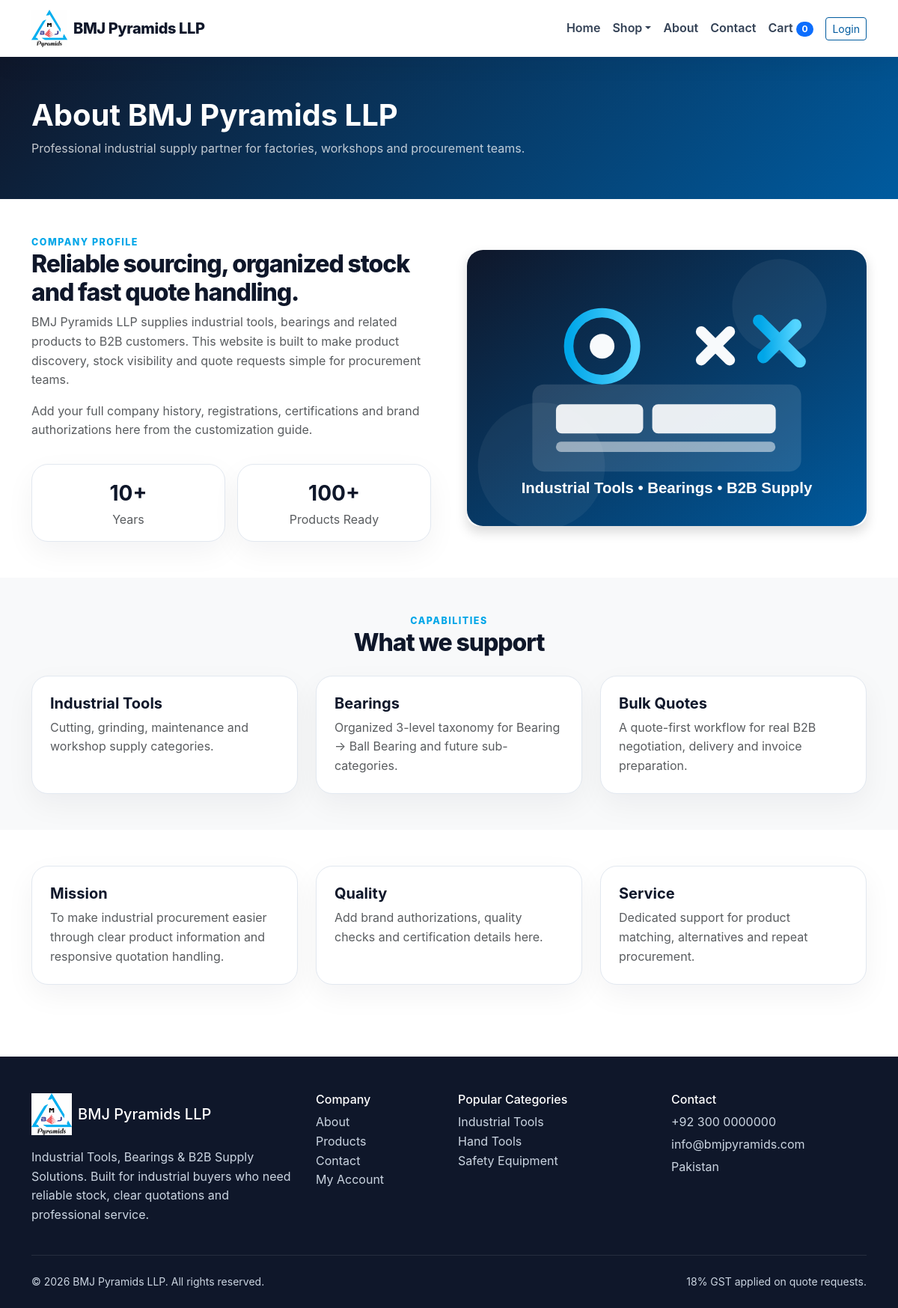
Page /about.php on the committed database.
### tables this page shows
CREATE TABLE settings (
  id INT UNSIGNED AUTO_INCREMENT PRIMARY KEY,
  setting_key VARCHAR(120) NOT NULL UNIQUE,
  setting_value TEXT NULL,
  updated_at DATETIME DEFAULT CURRENT_TIMESTAMP ON UPDATE CURRENT_TIMESTAMP
);

CREATE TABLE categories (
  id INT UNSIGNED AUTO_INCREMENT PRIMARY KEY,
  parent_id INT UNSIGNED NULL,
  name VARCHAR(160) NOT NULL,
  slug VARCHAR(190) NOT NULL UNIQUE,
  description TEXT NULL,
  image VARCHAR(255) NULL,
  meta_title VARCHAR(190) NULL,
  meta_description VARCHAR(255) NULL,
  sort_order INT NOT NULL DEFAULT 0,
  status ENUM('active','inactive') NOT NULL DEFAULT 'active',
  created_at DATETIME NULL,
  updated_at DATETIME NULL,
  INDEX idx_parent (parent_id),
  CONSTRAINT fk_categories_parent FOREIGN KEY (parent_id) REFERENCES categories(id) ON DELETE SET NULL
);

### includes/config.php (called while the page is built, shortened)
<?php
function db(): PDO
{
    static $pdo = null;
    if ($pdo === null) {
        $dsn = 'mysql:host=' . DB_HOST . ';dbname=' . DB_NAME . ';charset=' . DB_CHARSET;
        $options = [
            PDO::ATTR_ERRMODE => PDO::ERRMODE_EXCEPTION,
            PDO::ATTR_DEFAULT_FETCH_MODE => PDO::FETCH_ASSOC,
            PDO::ATTR_EMULATE_PREPARES => false,
        ];
        $pdo = new PDO($dsn, DB_USER, DB_PASS, $options);
    }
    return $pdo;
}

### includes/functions.php (called while the page is built, shortened)
<?php
require_once __DIR__ . '/config.php';
function e($value): string
{
    return htmlspecialchars((string)$value, ENT_QUOTES, 'UTF-8');
}
function app_base_url(): string
{
    $isHttps = (!empty($_SERVER['HTTPS']) && $_SERVER['HTTPS'] !== 'off') || (($_SERVER['SERVER_PORT'] ?? '') == 443);
    $host = $_SERVER['HTTP_HOST'] ?? 'localhost';
    return ($isHttps ? 'https://' : 'http://') . $host;
}
function site_url(string $path = ''): string
{
    $base = app_base_url();
    $path = ltrim($path, '/');
    return $path === '' ? $base . '/' : $base . '/' . $path;
}
function frontend_url(string $page = 'index', array $params = []): string
{
    $routes = [
        'index' => '',
        'shop' => 'shop',
        'cart' => 'cart',
        'checkout' => 'checkout',
        'login' => 'login',
        'signup' => 'signup',
        'my-account' => 'my-account',
        'about' => 'about',
        'contact' => 'contact',
        'logout' => 'logout',
    ];
    if (CLEAN_URLS && array_key_exists($page, $routes)) {
        $path = $routes[$page];
    } else {
        $path = 'public/' . ($page ?: 'index') . '.php';
    }
    $url = site_url($path);
    return $url;
}
function category_url(string $slug): string
{
    return CLEAN_URLS ? site_url('shop/' . rawurlencode($slug)) : site_url('public/shop.php?category=' . rawurlencode($slug));
}
function asset_url(string $path): string
{
    return site_url('public/assets/' . ltrim($path, '/'));
}
function get_setting(string $key, $default = null)
{
    try {
        $stmt = db()->prepare('SELECT setting_value FROM settings WHERE setting_key = ? LIMIT 1');
        $stmt->execute([$key]);
        $row = $stmt->fetch();
        return $row ? $row['setting_value'] : $default;
    } catch (Throwable $e) {
        return $default;
    }
}

### public/about.php (the view, shortened to what this page needs)
<?php
require_once __DIR__ . '/../includes/functions.php';
include __DIR__ . '/_header.php';
?>
<header class="page-header"><div class="container"><h1 class="display-6 fw-bold mb-0">About BMJ Pyramids LLP</h1><p class="mb-0 mt-2 opacity-75">Professional industrial supply partner for factories, workshops and procurement teams.</p></div></header>
<section class="py-5"><div class="container"><div class="row g-5 align-items-center"><div class="col-lg-6"><div class="section-kicker">Company Profile</div><h2 class="section-title">Reliable sourcing, organized stock and fast quote handling.</h2><p class="text-muted">BMJ Pyramids LLP supplies industrial tools, bearings and related products to B2B customers. This website is built to make product discovery, stock visibility and quote requests simple for procurement teams.</p><p class="text-muted">Add your full company history, registrations, certifications and brand authorizations here from the customization guide.</p><div class="row g-3 mt-3"><div class="col-6"><div class="soft-card p-3 text-center"><strong class="fs-3"><?= e(get_setting('years_in_business','10+')) ?></strong><br><span class="text-muted">Years</span></div></div><div class="col-6"><div class="soft-card p-3 text-center"><strong class="fs-3">100+</strong><br><span class="text-muted">Products Ready</span></div></div></div></div><div class="col-lg-6"><img src="<?= e(asset_url('images/hero-tools.svg')) ?>" class="img-fluid rounded-4 shadow" alt="BMJ industrial supply"></div></div></div></section>
<section class="py-5 bg-light"><div class="container"><div class="text-center mb-4"><div class="section-kicker">Capabilities</div><h2 class="section-title">What we support</h2></div><div class="row g-4"><div class="col-md-4"><div class="soft-card p-4 h-100"><h3 class="h5 fw-bold">Industrial Tools</h3><p class="text-muted mb-0">Cutting, grinding, maintenance and workshop supply categories.</p></div></div><div class="col-md-4"><div class="soft-card p-4 h-100"><h3 class="h5 fw-bold">Bearings</h3><p class="text-muted mb-0">Organized 3-level taxonomy for Bearing → Ball Bearing and future sub-categories.</p></div></div><div class="col-md-4"><div class="soft-card p-4 h-100"><h3 class="h5 fw-bold">Bulk Quotes</h3><p class="text-muted mb-0">A quote-first workflow for real B2B negotiation, delivery and invoice preparation.</p></div></div></div></div></section>
<section class="py-5"><div class="container"><div class="row g-4"><div class="col-lg-4"><div class="soft-card p-4 h-100"><h3 class="h5 fw-bold">Mission</h3><p class="text-muted mb-0">To make industrial procurement easier through clear product information and responsive quotation handling.</p></div></div><div class="col-lg-4"><div class="soft-card p-4 h-100"><h3 class="h5 fw-bold">Quality</h3><p class="text-muted mb-0">Add brand authorizations, quality checks and certification details here.</p></div></div><div class="col-lg-4"><div class="soft-card p-4 h-100"><h3 class="h5 fw-bold">Service</h3><p class="text-muted mb-0">Dedicated support for product matching, alternatives and repeat procurement.</p></div></div></div></div></section>
<?php include __DIR__ . '/_footer.php'; ?>

### public/_footer.php (shortened to what this page needs)
<footer class="footer mt-5 pt-5 pb-4">
  <div class="container">
    <div class="row g-4">
      <div class="col-lg-4">
        <div class="d-flex align-items-center gap-2 mb-3"><img src="<?= e(asset_url('images/logo.png')) ?>" alt="BMJ logo" style="width:54px;height:58px;object-fit:contain"><h5 class="mb-0">BMJ Pyramids LLP</h5></div>
        <p><?= e(SITE_TAGLINE) ?>. Built for industrial buyers who need reliable stock, clear quotations and professional service.</p>
      </div>
      <div class="col-lg-2 col-md-4"><h6>Company</h6><ul class="list-unstyled"><li><a href="<?= e(frontend_url('about')) ?>">About</a></li><li><a href="<?= e(frontend_url('shop')) ?>">Products</a></li><li><a href="<?= e(frontend_url('contact')) ?>">Contact</a></li><li><a href="<?= e(frontend_url('my-account')) ?>">My Account</a></li></ul></div>
      <div class="col-lg-3 col-md-4"><h6>Popular Categories</h6><ul class="list-unstyled"><?php foreach ($navCategories as $cat): ?><li><a href="<?= e(category_url($cat['slug'])) ?>"><?= e($cat['name']) ?></a></li><?php endforeach; ?></ul></div>
      <div class="col-lg-3 col-md-4"><h6>Contact</h6><p class="mb-1"><?= e(get_setting('company_phone', SITE_PHONE)) ?></p><p class="mb-1"><?= e(get_setting('company_email', SITE_EMAIL)) ?></p><p class="mb-0"><?= nl2br(e(get_setting('company_address', SITE_ADDRESS))) ?></p></div>
    </div>
    <hr class="border-secondary my-4">
    <div class="d-flex flex-wrap justify-content-between gap-2 small"><span>© <?= date('Y') ?> BMJ Pyramids LLP. All rights reserved.</span><span>18% GST applied on quote requests.</span></div>
  </div>
</footer>
</body>
</html>

### public/assets/css/style.css (style rules this page uses)
:root { --bmj-blue:#005b9f; --bmj-cyan:#00a6e8; --bmj-dark:#0f172a; --bmj-muted:#64748b; --bmj-light:#f8fafc; --bmj-border:#e2e8f0; --bmj-success:#16a34a; }
* { box-sizing:border-box }
body { font-family:Inter,system-ui,-apple-system,Segoe UI,Roboto,Arial,sans-serif;color:var(--bmj-dark);background:#fff;line-height:1.6 }
a { color:var(--bmj-blue);text-decoration:none }
.section-title { font-weight:850;letter-spacing:-.035em }
.section-kicker { font-weight:800;color:var(--bmj-cyan);text-transform:uppercase;letter-spacing:.12em;font-size:.78rem }
.soft-card { border:1px solid var(--bmj-border);border-radius:22px;background:#fff;box-shadow:0 14px 38px rgba(15,23,42,.05);transition:.2s }
.page-header { background:linear-gradient(135deg,#0f172a,#005b9f);color:#fff;padding:54px 0 }
.footer { background:#0f172a;color:#cbd5e1 }
.footer h5,.footer h6 { color:#fff }
.footer a { color:#cbd5e1 }

### rows in the picture
settings: setting_value "10+"
categories: name "Industrial Tools"
categories: name "Hand Tools"
categories: name "Safety Equipment"
settings: setting_value "+92 300 0000000"
settings: setting_value "info@bmjpyramids.com"
settings: setting_value "Pakistan"

### other values in the picture
cart_count() "0"
SITE_TAGLINE "Industrial Tools, Bearings & B2B Supply Solutions"
